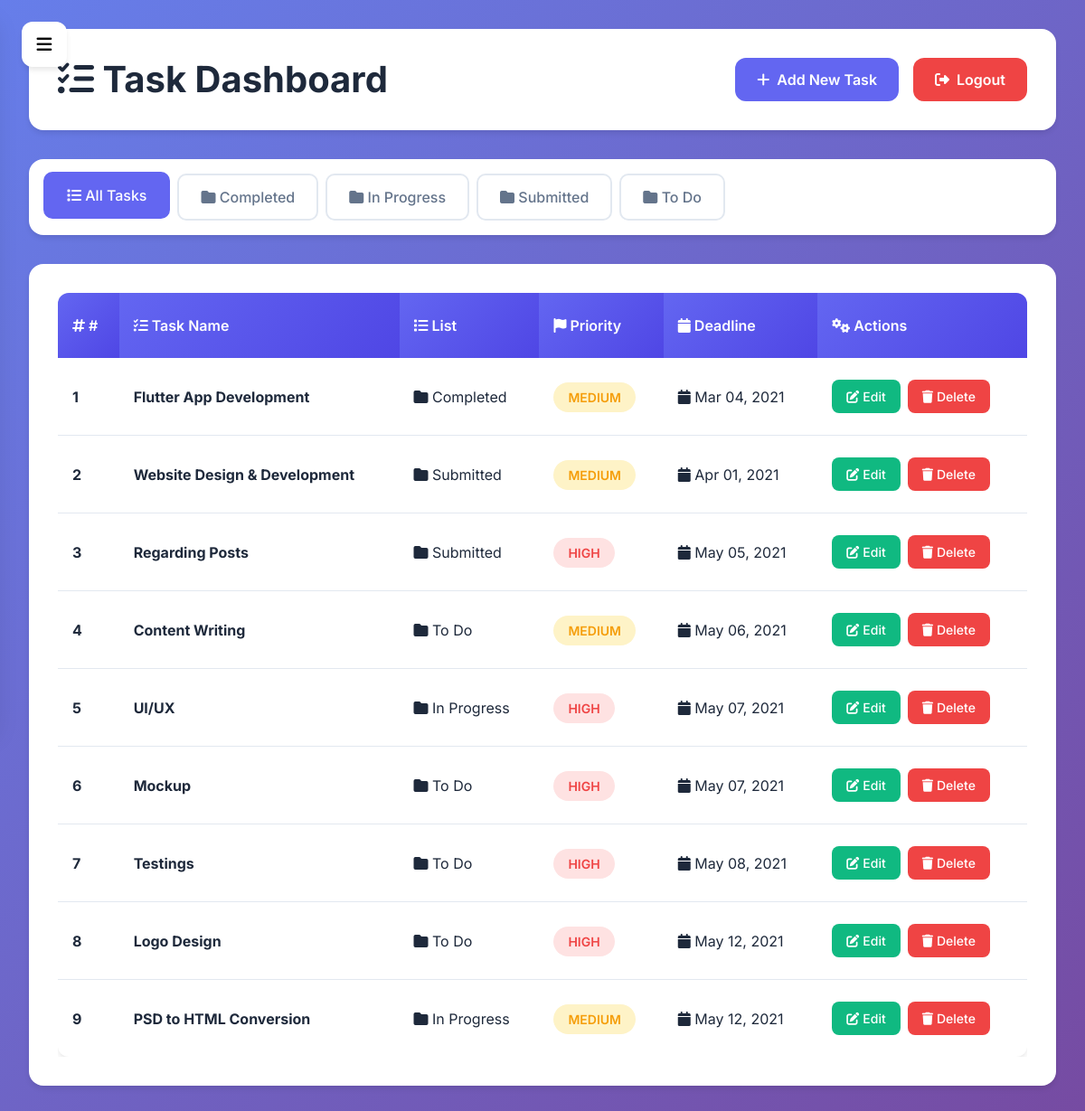
Page /taskmanager.php (signed in) on the committed database.
### tables this page shows
CREATE TABLE `tbl_lists` (
  `list_id` int(10) UNSIGNED NOT NULL,
  `list_name` varchar(50) NOT NULL,
  `list_description` varchar(150) DEFAULT NULL
);

CREATE TABLE `tbl_tasks` (
  `task_id` int(10) UNSIGNED NOT NULL,
  `task_name` varchar(150) NOT NULL,
  `task_description` text NOT NULL,
  `list_id` int(11) NOT NULL,
  `priority` varchar(10) NOT NULL,
  `deadline` date NOT NULL,
  `user_id` int(11) NOT NULL
);

### taskmanager.php (the view, shortened to what this page needs)
<?php
if (isset($_SESSION['user_id'])) {
    $user_id = $_SESSION['user_id'];
} else {
    $user_id = '';
    header('location:index.php');
    exit();
}
?>
<!DOCTYPE html>
<html lang="en">
<head>
    <link href="https://cdnjs.cloudflare.com/ajax/libs/font-awesome/6.4.0/css/all.min.css" rel="stylesheet">
    <link href="https://cdn.jsdelivr.net/npm/bootstrap@5.3.2/dist/css/bootstrap.min.css" rel="stylesheet">
</head>
<body>
    <button class="sidebar-toggle" onclick="toggleSidebar()">
        <i class="fas fa-bars"></i>
    </button>
    <div class="main-content" id="mainContent">
        <div class="header fade-in">
            <h1><i class="fas fa-tasks"></i> Task Dashboard</h1>
            <div class="header-actions">
                <a href="<?php echo SITEURL; ?>add-task.php" class="btn-modern btn-primary-modern">
                    <i class="fas fa-plus"></i>
                    Add New Task
                </a>
                <a href="user_logout.php" class="btn-modern btn-danger-modern" onclick="return confirm('Are you sure you want to logout?')">
                    <i class="fas fa-sign-out-alt"></i>
                    Logout
                </a>
            </div>
        </div>
        <div class="nav-tabs-modern fade-in">
            <a href="taskmanager.php" class="nav-tab-modern active">
                <i class="fas fa-list"></i> All Tasks
            </a>
            <?php
            $conn2 = mysqli_connect(LOCALHOST, DB_USERNAME, DB_PASSWORD);
            $sql2 = "SELECT * FROM tbl_lists ORDER BY list_name";
            $res2 = mysqli_query($conn2, $sql2);
            if ($res2 == true) {
                while ($row2 = mysqli_fetch_assoc($res2)) {
                    $list_id = $row2['list_id'];
                    $list_name = $row2['list_name'];
                    ?>
                    <a href="<?php echo SITEURL; ?>list-task.php?list_id=<?php echo $list_id; ?>" class="nav-tab-modern">
                        <i class="fas fa-folder"></i> <?php echo htmlspecialchars($list_name); ?>
                    </a>
                    <?php
                }
            }
            ?>
        </div>
        <div class="tasks-container fade-in">
            <div class="table-responsive">
                <table class="table-modern">
                    <thead>
                        <tr>
                            <th><i class="fas fa-hashtag"></i> #</th>
                            <th><i class="fas fa-tasks"></i> Task Name</th>
                            <th><i class="fas fa-list"></i> List</th>
                            <th><i class="fas fa-flag"></i> Priority</th>
                            <th><i class="fas fa-calendar"></i> Deadline</th>
                            <th><i class="fas fa-cogs"></i> Actions</th>
                        </tr>
                    </thead>
                    <tbody>
                        <?php
                        $conn = mysqli_connect(LOCALHOST, DB_USERNAME, DB_PASSWORD);
                        $sql = "SELECT t.*, l.list_name FROM tbl_tasks t LEFT JOIN tbl_lists l ON t.list_id = l.list_id WHERE t.user_id = $user_id ORDER BY t.deadline ASC";
                        $res = mysqli_query($conn, $sql);
                        if ($res == true) {
                            $sn = 1;
                            $count_rows = mysqli_num_rows($res);
                            if ($count_rows > 0) {
                                while ($row = mysqli_fetch_assoc($res)) {
                                    $task_id = $row['task_id'];
                                    $task_name = $row['task_name'];
                                    $list_name = $row['list_name'] ?? 'Uncategorized';
                                    $priority = $row['priority'];
                                    $deadline = $row['deadline'];
                                    $priority_class = 'priority-low';
                                    if (strtolower($priority) == 'high') {
                                        $priority_class = 'priority-high';
                                    } elseif (strtolower($priority) == 'medium') {
                                        $priority_class = 'priority-medium';
                                    }
                                    ?>
                                    <tr>
                                        <td><strong><?php echo $sn++; ?></strong></td>
                                        <td>
                                            <strong><?php echo htmlspecialchars($task_name); ?></strong>
                                        </td>
                                        <td>
                                            <i class="fas fa-folder"></i> <?php echo htmlspecialchars($list_name); ?>
                                        </td>
                                        <td>
                                            <span class="priority-badge <?php echo $priority_class; ?>">
                                                <?php echo htmlspecialchars($priority); ?>
                                            </span>
                                        </td>
                                        <td>
                                            <i class="fas fa-calendar"></i>
                                            <?php echo date('M d, Y', strtotime($deadline)); ?>
                                        </td>
                                        <td>
                                            <div class="action-buttons">
                                                <a href="<?php echo SITEURL; ?>update-task.php?task_id=<?php echo $task_id; ?>"
                                                   class="btn-sm-modern btn-success-modern">
                                                    <i class="fas fa-edit"></i> Edit
                                                </a>
                                                <a href="<?php echo SITEURL; ?>delete-task.php?task_id=<?php echo $task_id; ?>"
                                                   class="btn-sm-modern btn-danger-sm-modern"
                                                   onclick="return confirm('Are you sure you want to delete this task?')">
                                                    <i class="fas fa-trash"></i> Delete
                                                </a>
                                            </div>
                                        </td>
                                    </tr>
                                    <?php
                                }
                            }
                        }
                        ?>
                    </tbody>
                </table>
            </div>
        </div>
    </div>
</body>
</html>

### taskmanager.php (style rules this page uses)
:root { --primary-color: #6366f1; --primary-dark: #4f46e5; --secondary-color: #f1f5f9; --accent-color: #10b981; --danger-color: #ef4444; --warning-color: #f59e0b; --text-primary: #1e293b; --text-secondary: #64748b; --bg-primary: #ffffff; --bg-secondary: #f8fafc; --border-color: #e2e8f0; --shadow: 0 4px 6px -1px rgba(0, 0, 0, 0.1); --shadow-lg: 0 20px 25px -5px rgba(0, 0, 0, 0.1); }
* { margin: 0; padding: 0; box-sizing: border-box; }
body { font-family: 'Inter', sans-serif; background: linear-gradient(135deg, #667eea 0%, #764ba2 100%); min-height: 100vh; color: var(--text-primary); }
.sidebar-toggle { position: fixed; top: 1.5rem; left: 1.5rem; z-index: 2001; background: var(--bg-primary); border: none; width: 50px; height: 50px; border-radius: 12px; box-shadow: var(--shadow); cursor: pointer; transition: all 0.2s ease, left 0.3s cubic-bezier(0.4,0,0.2,1); display: flex; align-items: center; justify-content: center; }
.sidebar-toggle i { font-size: 1.2rem; }
.main-content { margin-left: 0; transition: margin-left 0.3s ease; min-height: 100vh; padding: 2rem; }
.header { background: var(--bg-primary); border-radius: 16px; padding: 2rem; margin-bottom: 2rem; box-shadow: var(--shadow); display: flex; justify-content: space-between; align-items: center; }
.header h1 { font-size: 2.5rem; font-weight: 700; color: var(--text-primary); margin: 0; }
.header-actions { display: flex; gap: 1rem; }
.btn-modern { padding: 0.75rem 1.5rem; border: none; border-radius: 12px; font-weight: 600; text-decoration: none; display: inline-flex; align-items: center; gap: 0.5rem; transition: all 0.2s ease; cursor: pointer; }
.btn-primary-modern { background: var(--primary-color); color: white; }
.btn-danger-modern { background: var(--danger-color); color: white; }
.nav-tabs-modern { background: var(--bg-primary); border-radius: 16px; padding: 1rem; margin-bottom: 2rem; box-shadow: var(--shadow); display: flex; gap: 0.5rem; flex-wrap: wrap; }
.nav-tab-modern { padding: 0.75rem 1.5rem; background: transparent; border: 2px solid var(--border-color); border-radius: 10px; color: var(--text-secondary); text-decoration: none; font-weight: 500; transition: all 0.2s ease; }
.nav-tab-modern:hover, .nav-tab-modern.active { background: var(--primary-color); border-color: var(--primary-color); color: white; transform: translateY(-2px); }
.tasks-container { background: var(--bg-primary); border-radius: 16px; padding: 2rem; box-shadow: var(--shadow); }
.table-modern { width: 100%; border-collapse: separate; border-spacing: 0; background: white; border-radius: 12px; overflow: hidden; box-shadow: var(--shadow); }
.table-modern thead th { background: linear-gradient(135deg, var(--primary-color), var(--primary-dark)); color: white; padding: 1.5rem 1rem; font-weight: 600; text-align: left; border: none; }
.table-modern tbody tr { transition: all 0.2s ease; }
.table-modern tbody td { padding: 1.5rem 1rem; border-bottom: 1px solid var(--border-color); vertical-align: middle; }
.table-modern tbody tr:last-child td { border-bottom: none; }
.priority-badge { padding: 0.5rem 1rem; border-radius: 20px; font-size: 0.875rem; font-weight: 600; text-transform: uppercase; }
.priority-high { background: #fee2e2; color: var(--danger-color); }
.priority-medium { background: #fef3c7; color: var(--warning-color); }
.action-buttons { display: flex; gap: 0.5rem; }
.btn-sm-modern { padding: 0.5rem 1rem; border: none; border-radius: 8px; font-size: 0.875rem; font-weight: 500; text-decoration: none; display: inline-flex; align-items: center; gap: 0.25rem; transition: all 0.2s ease; }
.btn-success-modern { background: var(--accent-color); color: white; }
.btn-danger-sm-modern { background: var(--danger-color); color: white; }
.fade-in { animation: fadeIn 0.5s ease-in; }

### rows in the picture
tbl_lists: list_name "Completed"
tbl_lists: list_name "In Progress"
tbl_lists: list_name "Submitted"
tbl_lists: list_name "To Do"
tbl_tasks: task_name "Flutter App Development", list.list_name "Completed", priority "MEDIUM", deadline "Mar 04, 2021"
tbl_tasks: task_name "Website Design & Development", list.list_name "Submitted", priority "MEDIUM", deadline "Apr 01, 2021"
tbl_tasks: task_name "Regarding Posts", list.list_name "Submitted", priority "HIGH", deadline "May 05, 2021"
tbl_tasks: task_name "Content Writing", list.list_name "To Do", priority "MEDIUM", deadline "May 06, 2021"
tbl_tasks: task_name "UI/UX", list.list_name "In Progress", priority "HIGH", deadline "May 07, 2021"
tbl_tasks: task_name "Mockup", list.list_name "To Do", priority "HIGH", deadline "May 07, 2021"
tbl_tasks: task_name "Testings", list.list_name "To Do", priority "HIGH", deadline "May 08, 2021"
tbl_tasks: task_name "Logo Design", list.list_name "To Do", priority "HIGH", deadline "May 12, 2021"
tbl_tasks: task_name "PSD to HTML Conversion", list.list_name "In Progress", priority "MEDIUM", deadline "May 12, 2021"
